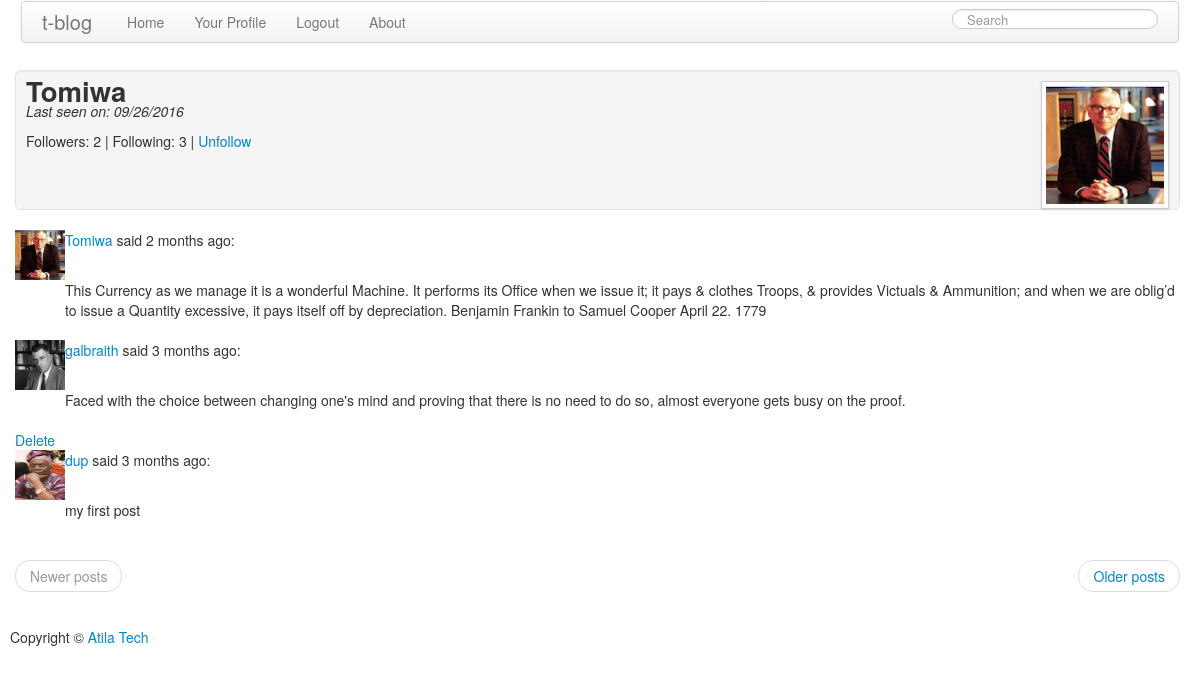
The page /user/Tomiwa/1 (signed in) on the database its author committed.
### app/models.py (models this page shows, shortened)
class User(db.Model):
    id = db.Column(db.Integer, primary_key=True)
    nickname = db.Column(db.String(64), index=True, unique=True)
    email = db.Column(db.String(120), index=True, unique=True)
    posts = db.relationship('Post', backref='author', lazy='dynamic')
    about_me = db.Column(db.String(140))
    last_seen = db.Column(db.DateTime)
    followed = db.relationship('User',
                               secondary=followers,
                               primaryjoin=(followers.c.follower_id == id),
                               secondaryjoin=(followers.c.followed_id == id),
                               backref=db.backref('followers', lazy='dynamic'),
                               lazy='dynamic')
    def is_following(self, user):
        return self.followed.filter(followers.c.followed_id == user.id).count() > 0
    def avatar(self, size):
        return 'http://www.gravatar.com/avatar/%s?d=mm&s=%d' % (md5(self.email.encode('utf-8')).hexdigest(), size)
    def followed_posts(self):
        return Post.query.join(followers, (followers.c.followed_id == Post.user_id)).filter(followers.c.follower_id == self.id).order_by(Post.timestamp.desc())
    @property
    def is_authenticated(self):
        return True
    @property
    def is_anonymous(self):
        return False
    def get_id(self):
        try:
            return unicode(self.id)  # python 2
        except NameError:
            return str(self.id)  # python 3

class Post(db.Model):
    __searchable__ = ['body']
    id = db.Column(db.Integer, primary_key = True)
    body = db.Column(db.String(10000))
    timestamp = db.Column(db.DateTime)
    user_id = db.Column(db.Integer, db.ForeignKey('user.id'))
    language = db.Column(db.String(5))

### app/views.py (the view)
@app.route('/user/<nickname>')
@app.route('/user/<nickname>/<int:page>')
def user(nickname, page=1):
    user = User.query.filter_by(nickname=nickname).first()
    if user is None:
        flash('User %s not found.' % nickname)
        return redirect(url_for('index'))
    if g.user.get_id() is not None:
        posts = g.user.followed_posts().paginate(page, POSTS_PER_PAGE, False)
    else:
        posts=Post.query.filter_by(user_id=user.id).paginate(page, POSTS_PER_PAGE, False)
    if not user.is_following(user):
        user.followed.append(user)
    profpic = 'img/profpic/%s.jpg' % user.nickname
    return render_template('user.html',
                           user=user,
                           posts=posts, profpic=profpic)

### app/forms.py
class SearchForm(Form):
    search = StringField('search', validators=[DataRequired()])

### app/momentjs.py (called while the page is built)
    def render(self, format):
        return Markup("<script>\ndocument.write(moment(\"%s\").%s);\n</script>" % (self.timestamp.strftime("%Y-%m-%dT%H:%M:%S Z"), format))

    def calendar(self):
        return self.render("calendar()")

    def fromNow(self):
        return self.render("fromNow()")

### app/views.py (called while the page is built)
@lm.user_loader
def load_user(id):
    return User.query.get(int(id))

@app.before_request
def before_request():
    g.user = current_user
    if g.user.is_authenticated:
        g.user.last_seen = datetime.utcnow()
        g.search_form = SearchForm()
        db.session.add(g.user)
        db.session.commit()

@app.after_request
def after_request(response):
    for query in get_debug_queries():
        if query.duration >= DATABASE_QUERY_TIMEOUT:
            app.logger.warning("SLOW QUERY: %s\nParameters: %s\nDuration: %fs\nContext: %s\n" % (query.statement, query.parameters, query.duration, query.context))
    return response

### app/templates/user.html (shortened to what this page needs)
{% extends "base.html" %}
{% block content %}
<div class="well well-large" style="height: 140px;padding:10px">
    <div class="pull-right">
     <img style="height: 128px; width:128px;max-width: 128px " class="img-polaroid" src="{{url_for('static', filename = profpic ) }}" onError="this.onerror=null;this.src='{{user.avatar(128)}}';" />
    </div>
    <h1 style="font-size: 27.5px;line-height: 0px;">{{user.nickname}}</h1>
    {% if user.last_seen %}<p><em>Last seen on: {{momentjs(user.last_seen).calendar()}}</em></p>{% endif %}
    <p>Followers: {{user.followers.count()}} | Following: {{user.followed.count()}} |
        {% if not g.user.is_authenticated%}
    <a href="{{ url_for('index') }}">Follow</a> |
    {% elif user.id == g.user.id %}
        <a href="{{url_for('edit')}}">Edit your profile</a>
    {% elif not g.user.is_following(user) %}
        <a href="{{url_for('follow', nickname = user.nickname)}}">Follow</a>
    {% else %}
        <a href="{{url_for('unfollow', nickname = user.nickname)}}">Unfollow</a>
    {% endif %}
    </p>
</div>
  {% for post in posts.items %}
      {% include 'post.html' %}
  {% endfor %}
<ul class="pager">
    {% if posts.has_prev %}
    <li class="previous"><a href="{{ url_for('user', nickname = user.nickname, page = posts.prev_num) }}">Newer posts</a></li>
    {% else %}
    <li class="previous disabled"><a href="#">Newer posts</a></li>
    {% endif %}
    {% if posts.has_next %}
    <li class="next"><a href="{{ url_for('user', nickname = user.nickname, page = posts.next_num) }}">Older posts</a></li>
    {% else %}
    <li class="next disabled"><a href="#">Older posts</a></li>
    {% endif %}
</ul>
{% endblock %}

### app/templates/post.html
  <table>
      <tr valign="top">
          <td><img style="height: 50px; width:50px;max-width: 50px "  src="{{url_for('static', filename ='img/profpic/%s.jpg' % post.author.nickname ) }}" onError="this.onerror=null;this.src='{{post.author.avatar(128)}}';"></td><td>{% autoescape false %}<p>{{ _('%(nickname)s said %(when)s:', nickname = '<a href="%s">%s</a>' % (url_for('user', nickname=post.author.nickname), post.author.nickname), when=momentjs(post.timestamp).fromNow()) }}</p>
{% endautoescape %}<br>{{ post.body }}</td>
      </tr>
      {%if g.user.id %}
      {% if post.author.id == g.user.id %}
<div><a href="{{ url_for('delete', id=post.id) }}">{{ _('Delete') }}</a></div>
{% endif %}
{% endif %}
  </table>
<br>

### rows shown on the page
User: nickname "Tomiwa"
Post: nickname (picture), body "This Currency as we manage it is a wonderful Machine. It performs its Office when we issue it; it pays & clothes Troops, & provides Victuals & Ammunition; and when we are oblig’d to issue a Quantity excessive, it pays itself off by depreciation. Benjamin Frankin to Samuel Cooper April 22. 1779"
Post: nickname (picture), body "Faced with the choice between changing one's mind and proving that there is no need to do so, almost everyone gets busy on the proof."
Post: shows a picture, body "my first post"

### other values the page prints
{{ user.followers.count() }} "2"
{{ user.followed.count() }} "3"
